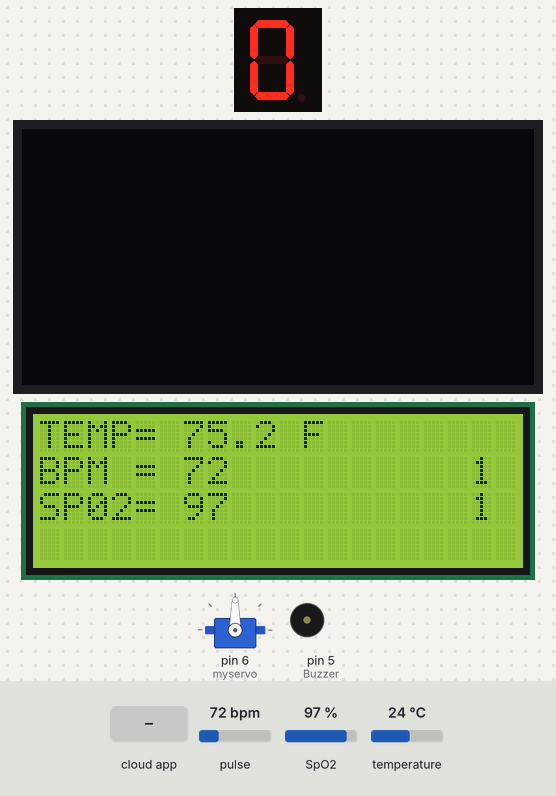
The sketch below on a simulated Arduino Uno, built with avr-gcc and run on an emulated ATmega328P. Shown: 1-digit seven-segment display, servo, 128×64 one-colour display, 20×4 character LCD, buzzer (waves = sounding). Wiring (inferred from the names in the program): 1-digit 7-segment display, segments lit when LOW: segments pin 7, pin 8, pin 9, pin 10, pin 11, pin 12, pin 13. Inputs (shaded band) come from the test bench; at power-on: pulse 72 bpm, SpO2 97 %, temperature 24 °C. The ROS host is connected and sends only what is stated; the segment pins are drawn as the display they are named for.

Above: at 9.2 s.
9.3 s: the phone or cloud app sets ros_temp to -100
At 10.7 s:
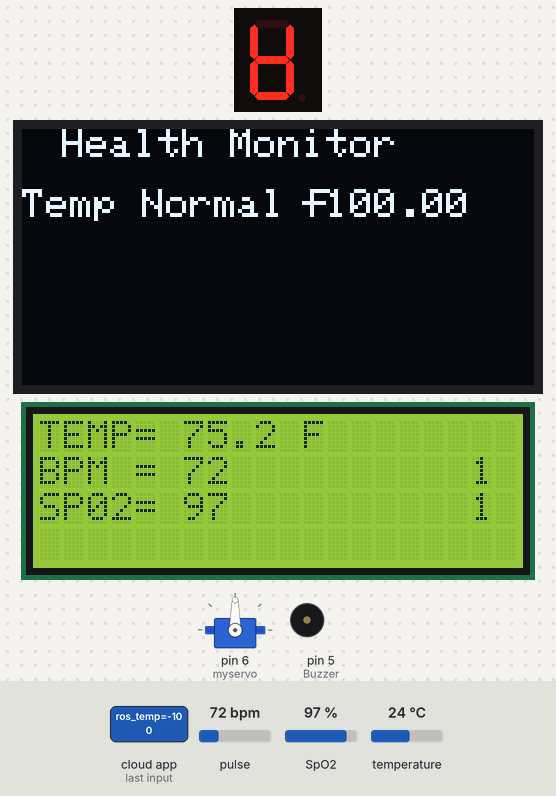
15.1 s: the phone or cloud app sets ros_hr to 0
At 16.6 s:
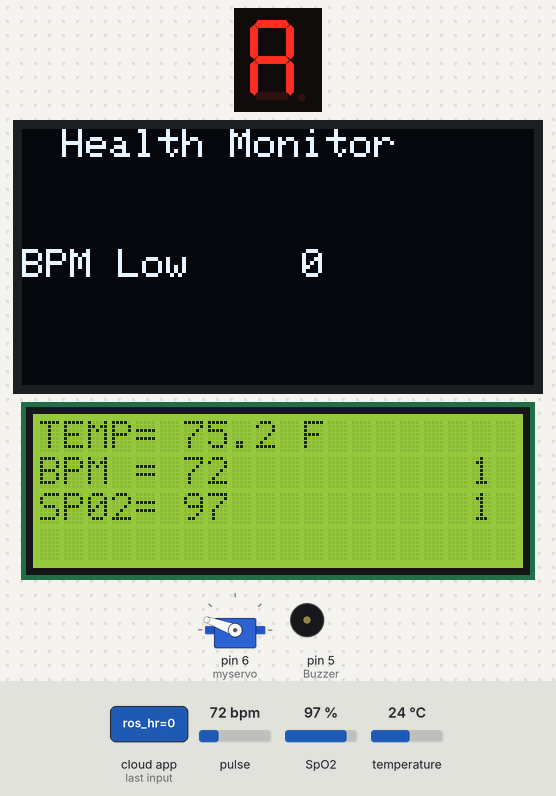
20.9 s: the phone or cloud app sets ros_spo2 to 0
At 23.4 s:
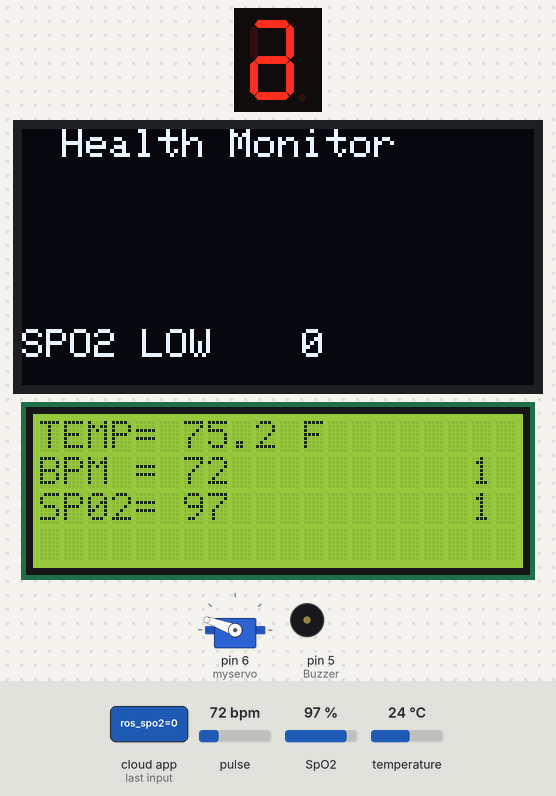
26.7 s: the phone or cloud app sets ros_temp to 100
At 27.7 s:
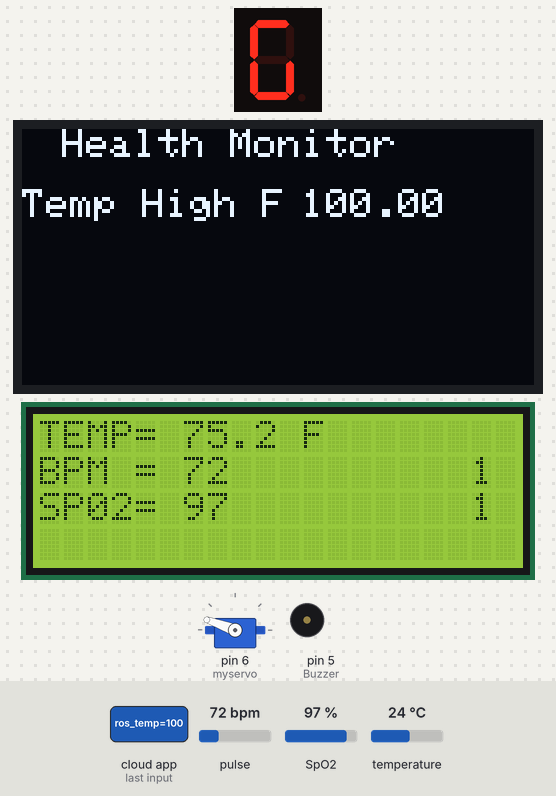
32.5 s: the phone or cloud app sets ros_hr to 45
At 33.8 s:
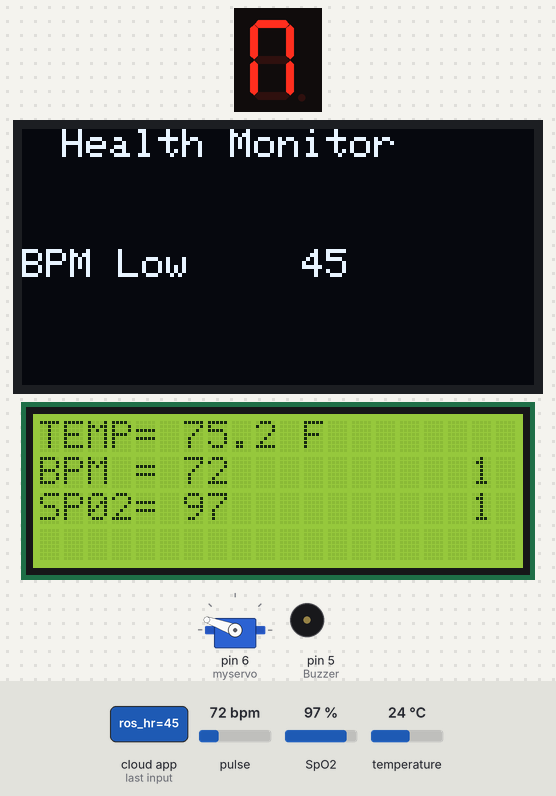
38.3 s: the phone or cloud app sets ros_spo2 to 180
At 39.5 s:
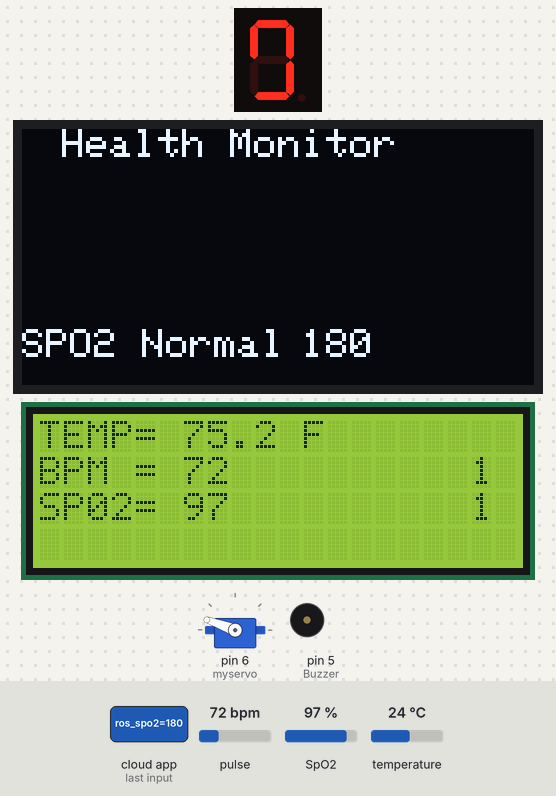
Timing chart, 0 to 41.3 s (numbered marks = the images above; inputs shaded):
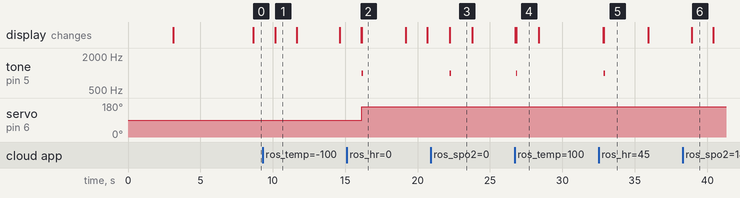

Measured:
- after the input at 9.3 s, the display: changes after 0.88 s (image 1)
- after the input at 15.1 s, tone on pin 5 (Buzzer): silent → 1000 Hz after 1.0 s, → silent 0.10 s later; servo on pin 6 (myservo): 90° → 160° after 1.0 s; the display: first differs from a run without the input after 1.0 s (image 2)
- after the input at 20.9 s, tone on pin 5 (Buzzer): silent → 1000 Hz after 1.3 s, → silent 0.10 s later; the display: changes after 1.3 s (image 3)
- after the input at 26.7 s, tone on pin 5 (Buzzer): silent → 1000 Hz after 0.10 s, → silent 0.10 s later; the display: first differs from a run without the input after 0.10 s (image 4)
- after the input at 32.5 s, tone on pin 5 (Buzzer): silent → 1000 Hz after 0.37 s, → silent 0.10 s later; the display: first differs from a run without the input after 0.37 s (image 5)
- after the input at 38.3 s, the display: changes after 0.63 s (image 6)
- what the display in image 1 shows lasts 1.4 s, from 10.2 s to 11.6 s

The sketch:

Arduino_2_ROS_LCD_14_01_23.ino
```cpp
#include <ros.h>
#include <std_msgs/Float32.h>
#include <std_msgs/UInt32.h>
#include "spo2_algorithm.h"
ros::NodeHandle nh;

std_msgs::Float32 my_temp;
ros::Publisher pub_ardu_temp("/arduino_temp", &my_temp);
long publisher_timer_temp;

std_msgs::UInt32 my_heart;
ros::Publisher pub_ardu_heart("/arduino_heart", &my_heart);
long publisher_timer_heart;

std_msgs::UInt32 my_oxy;
ros::Publisher pub_ardu_oxy("/arduino_oxygen", &my_oxy);
long publisher_timer_oxy;


//LCD Display
#include <LiquidCrystal_I2C.h>
LiquidCrystal_I2C lcd(0x27, 20, 4);


//OLED Display
#include <SPI.h>
#include <Wire.h>
#include <Adafruit_GFX.h>
#include <Adafruit_SSD1306.h>

#define SCREEN_WIDTH 128 // OLED display width, in pixels
#define SCREEN_HEIGHT 64 // OLED display height, in pixels

#define OLED_RESET -1
#define SCREEN_ADDRESS 0x3C
Adafruit_SSD1306 display(SCREEN_WIDTH, SCREEN_HEIGHT, &Wire, OLED_RESET);

//Servo Motor
#include <Servo.h>

Servo myservo;
int input_range = 180; // input range of 0 to 180


// MAX30105 Sensor
#include <Wire.h>
#include "MAX30105.h"
#include "heartRate.h"
#include "spo2_algorithm.h"

MAX30105 particleSensor;

//SPO2
#define MAX_BRIGHTNESS 255

#if defined(__AVR_ATmega328P__) || defined(__AVR_ATmega168__)
//Arduino Uno doesn't have enough SRAM to store 100 samples of IR led data and red led data in 32-bit format
//To solve this problem, 16-bit MSB of the sampled data will be truncated. Samples become 16-bit data.
uint16_t irBuffer[100]; //infrared LED sensor data
uint16_t redBuffer[100];  //red LED sensor data
#else
uint32_t irBuffer[100]; //infrared LED sensor data
uint32_t redBuffer[100];  //red LED sensor data
#endif

int32_t bufferLength; //data length
int32_t spo2; //SPO2 value
int8_t validSPO2; //indicator to show if the SPO2 calculation is valid
int32_t heartRate; //heart rate value
int8_t validHeartRate; //indicator to show if the heart rate calculation is valid
uint32_t spo2valid;
uint32_t hrvalid;
uint32_t lcd_oxy;
uint32_t lcd_bpm;

byte readLED = 13; //Blinks with each data read


// ros to arduino communication

void temp_cb( const std_msgs::Float32& ros_temp) {
  float temp_out = ros_temp.data;
  if (temp_out > 99)
  {
    digitalWrite(8, HIGH);
    display.setTextSize(1);
    display.setTextColor(WHITE);
    display.setCursor(0, 15);
    display.println("Temp High F");
    display.setCursor(70, 15);
    display.println(temp_out);
    display.display();
    tone(5, 1000);
    delay(100);
    noTone(5);

  }
  else {
    digitalWrite(7, HIGH);
    display.setTextSize(1);
    display.setTextColor(WHITE);
    display.setCursor(0, 15);
    display.println("Temp Normal F");
    display.setCursor(70, 15);
    display.println(temp_out);
    display.display();
  }


}

void hr_cb( const std_msgs::UInt32& ros_hr) {
  uint32_t hr_out = ros_hr.data;

  if (hr_out <= 200 && hr_out >= 130)
  {
    digitalWrite(9, HIGH);
    display.setTextSize(1);
    display.setTextColor(WHITE);
    display.setCursor(0, 30);
    display.println("BPM Normal");
    display.setCursor(70, 30);
    display.println(hr_out);
    display.display();
    myservo.write(90);
  }

  else if (hr_out > 200) {
    digitalWrite(10, HIGH);
    display.setTextSize(1);
    display.setTextColor(WHITE);
    display.setCursor(0, 30);
    display.println("BPM High");
    display.setCursor(70, 30);
    display.println(hr_out);
    display.display();
    myservo.write(20);
    tone(5, 1000);
    delay(100);
    noTone(5);

  }

  else {
    digitalWrite(10, HIGH);
    display.setTextSize(1);
    display.setTextColor(WHITE);
    display.setCursor(0, 30);
    display.println("BPM Low");
    display.setCursor(70, 30);
    display.println(hr_out);
    display.display();
    myservo.write(160);
    tone(5, 1000);
    delay(100);
    noTone(5);

  }
}


void spo2_cb( const std_msgs::UInt32 & ros_spo2) {
  uint32_t spo2_out = ros_spo2.data;

  if (spo2_out < 95)
  {
    digitalWrite(12, HIGH);
    display.setTextSize(1);
    display.setTextColor(WHITE);
    display.setCursor(0, 50);
    display.println("SPO2 LOW");
    display.setCursor(70, 50);
    display.println(spo2_out);
    display.display();
    tone(5, 1000);
    delay(100);
    noTone(5);

  }

  else {
    digitalWrite(11, HIGH);
    display.setTextSize(1);
    display.setTextColor(WHITE);
    display.setCursor(0, 50);
    display.println("SPO2 Normal");
    display.setCursor(70, 50);
    display.println(spo2_out);
    display.display();
  }
}

ros::Subscriber<std_msgs::Float32> sub_temp("ros_temp", &temp_cb);
ros::Subscriber<std_msgs::UInt32> sub_hr("ros_hr", &hr_cb);
ros::Subscriber<std_msgs::UInt32> sub_spo2("ros_spo2", &spo2_cb);


void setup()
{ //Node & Topics publishing and subscribing initialization
  nh.initNode();
  nh.advertise(pub_ardu_temp);
  nh.advertise(pub_ardu_heart);
  nh.advertise(pub_ardu_oxy);
  nh.subscribe(sub_temp);
  nh.subscribe(sub_hr);
  nh.subscribe(sub_spo2);

  //LED
  pinMode(5, OUTPUT);//Buzzer
  myservo.attach(6);  // servo motor
  pinMode(7, OUTPUT);//Temperature Blue
  pinMode(8, OUTPUT);//Temperatue Red
  pinMode(9, OUTPUT);//Heart Rate Blue
  pinMode(10, OUTPUT);//Heart Rate Red
  pinMode(11, OUTPUT);//SPO2 Blue
  pinMode(12, OUTPUT);//SPO2 Rate Red


  //OLED
  display.begin(SSD1306_SWITCHCAPVCC, 0x3C);
  display.clearDisplay();


  //LCD
  lcd.init();
  lcd.backlight();

  // Initialize sensor
  if (particleSensor.begin(Wire, I2C_SPEED_FAST) == false) //Use default I2C port, 400kHz speed
  {
    lcd.println("MAX30105 not foundCheck ");
    while (1);
  }

  lcd.print("Place finger");
  lcd.setCursor(0, 1);
  lcd.print("on Sensor");
  delay(3000);
  lcd.clear();
  //The LEDs are very low power and won't affect the temp reading much but
  //you may want to turn off the LEDs to avoid any local heating
  particleSensor.setup(); //Configure sensor. Turn on LEDs
  //particleSensor.setup(); //Configure sensor. Use 25mA for LED drive
  particleSensor.enableDIETEMPRDY(); //Enable the temp ready interrupt. This is required.
  particleSensor.setPulseAmplitudeRed(0x0A); //Turn Red LED to low to indicate sensor is running
  particleSensor.setPulseAmplitudeGreen(0); //Turn off Green LED

  //SPO2
  //pinMode(pulseLED, OUTPUT);
  pinMode(readLED, OUTPUT);

  byte ledBrightness = 60; //Options: 0=Off to 255=50mA
  byte sampleAverage = 4; //Options: 1, 2, 4, 8, 16, 32
  byte ledMode = 2; //Options: 1 = Red only, 2 = Red + IR, 3 = Red + IR + Green
  byte sampleRate = 100; //Options: 50, 100, 200, 400, 800, 1000, 1600, 3200
  int pulseWidth = 411; //Options: 69, 118, 215, 411
  int adcRange = 4096; //Options: 2048, 4096, 8192, 16384

  particleSensor.setup(ledBrightness, sampleAverage, ledMode, sampleRate, pulseWidth, adcRange);

}


void loop()
{

  //SPO2 & Heart Rate
  bufferLength = 100; //buffer length of 100 stores 4 seconds of samples running at 25sps

  //read the first 100 samples, and determine the signal range
  for (byte i = 0 ; i < bufferLength ; i++)
  {
    while (particleSensor.available() == false) //do we have new data?
      particleSensor.check(); //Check the sensor for new data

    redBuffer[i] = particleSensor.getRed();
    irBuffer[i] = particleSensor.getIR();
    particleSensor.nextSample(); //We're finished with this sample so move to next sample

  }

  //calculate heart rate and SpO2 after first 100 samples (first 4 seconds of samples)
  maxim_heart_rate_and_oxygen_saturation(irBuffer, bufferLength, redBuffer, &spo2, &validSPO2, &heartRate, &validHeartRate);

  //Continuously taking samples from MAX30102.  Heart rate and SpO2 are calculated every 1 second
  while (1)
  {
    //dumping the first 25 sets of samples in the memory and shift the last 75 sets of samples to the top
    for (byte i = 25; i < 100; i++)
    {
      redBuffer[i - 25] = redBuffer[i];
      irBuffer[i - 25] = irBuffer[i];
    }

    //take 25 sets of samples before calculating the heart rate.
    for (byte i = 75; i < 100; i++)
    {
      while (particleSensor.available() == false) //do we have new data?
        particleSensor.check(); //Check the sensor for new data

      digitalWrite(readLED, !digitalRead(readLED)); //Blink onboard LED with every data read

      redBuffer[i] = particleSensor.getRed();
      irBuffer[i] = particleSensor.getIR();
      particleSensor.nextSample(); //We're finished with this sample so move to next sample

      //temp
      float temperatureF = particleSensor.readTemperatureF();

      if (validSPO2 == 1) {
        lcd_oxy = spo2;
      }

      if (validHeartRate == 1) {
        lcd_bpm = heartRate;
      }

      lcd.clear();

      lcd.setCursor(0, 0);
      lcd.print("TEMP=");
      lcd.setCursor(6, 0);
      lcd.print(temperatureF, 1);
      lcd.setCursor(11, 0);
      lcd.print("F");

      lcd.setCursor(0, 2);
      lcd.print("SP02=");
      lcd.setCursor(6, 2);
      lcd.print(lcd_oxy, 1);
      lcd.setCursor(18, 2);
      lcd.print(validSPO2);

      lcd.setCursor(0, 1);
      lcd.print("BPM =");
      lcd.setCursor(6, 1);
      lcd.print(lcd_bpm);
      lcd.setCursor(18, 1);
      lcd.print(validHeartRate);

      long irValue = particleSensor.getIR();
      if (irValue < 50000) {
        lcd.setCursor(5, 3);
        lcd.println("No Finger");
      }

    }

    //After gathering 25 new samples recalculate HR and SP02
    maxim_heart_rate_and_oxygen_saturation(irBuffer, bufferLength, redBuffer, &spo2, &validSPO2, &heartRate, &validHeartRate);

    if (validSPO2 == 1) {
      my_oxy.data = spo2;
    }

    if (validHeartRate == 1) {
      my_heart.data = heartRate;
    }

    if (millis() > publisher_timer_oxy) {
      delay(10);

      pub_ardu_oxy.publish(&my_oxy);
      publisher_timer_oxy = millis() + 3000;

    }

    if (millis() > publisher_timer_heart) {
      delay(10);
      pub_ardu_heart.publish(&my_heart);
      publisher_timer_heart = millis() + 5000;
    }

    float temperatureF = particleSensor.readTemperatureF();
    if (millis() > publisher_timer_temp) {
      delay(10);
      my_temp.data = temperatureF;
      pub_ardu_temp.publish(&my_temp);
      publisher_timer_temp = millis() + 5000;
    }

    digitalWrite(12, LOW);
    digitalWrite(11, LOW);
    digitalWrite(10, LOW);
    digitalWrite(9, LOW);
    digitalWrite(8, LOW);
    digitalWrite(7, LOW);

    display.clearDisplay();
    display.setTextSize(1.8);
    display.setTextColor(WHITE);
    display.setCursor(10, 0);
    display.println("Health Monitor");

    noTone(5); // Buzzer

    nh.spinOnce();

  }
}
```
